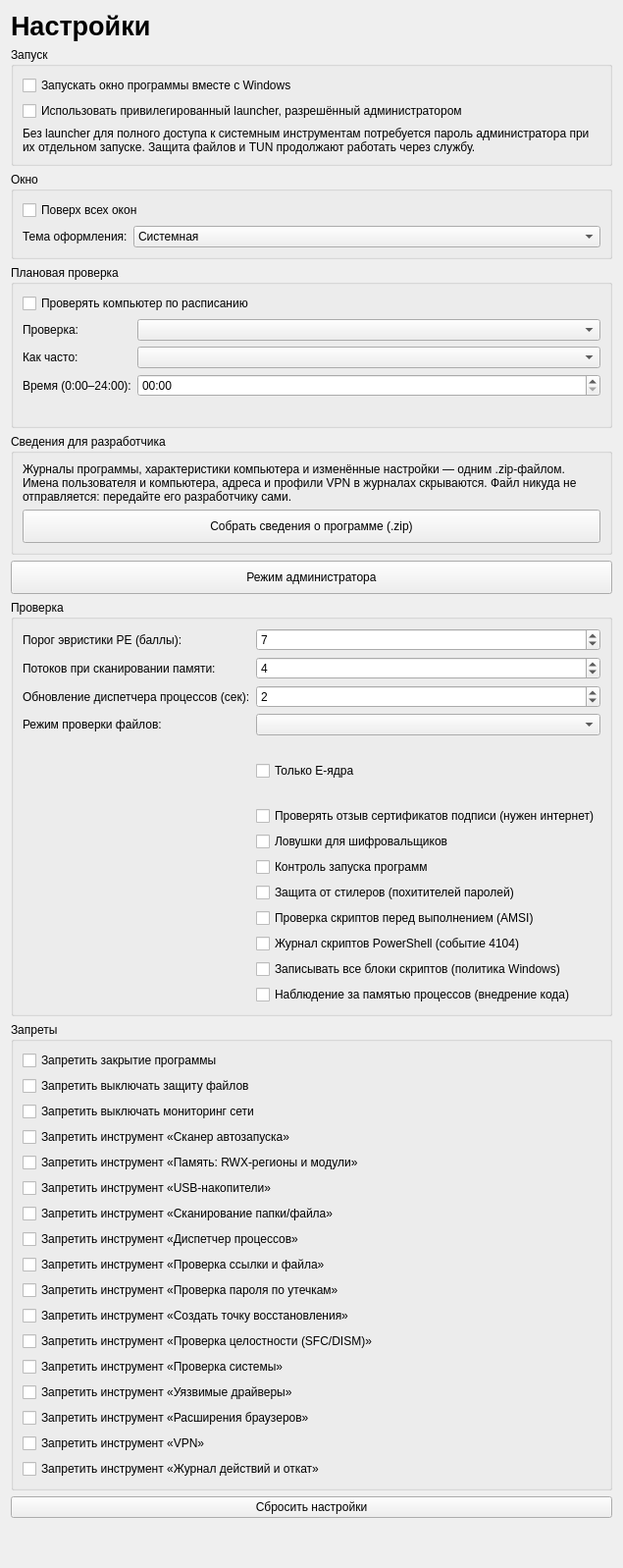
<?xml version="1.0" encoding="UTF-8"?>
<ui version="4.0">
 <class>SettingsPage</class>
 <widget class="QWidget" name="SettingsPage">
  <layout class="QVBoxLayout" name="mainLayout">
   <item>
    <widget class="QLabel" name="lblTitle">
     <property name="styleSheet"><string notr="true">font-size: 20pt; font-weight: 600;</string></property>
     <property name="text"><string>Настройки</string></property>
    </widget>
   </item>
   <item>
    <widget class="QGroupBox" name="groupStartup">
     <property name="title"><string>Запуск</string></property>
     <layout class="QVBoxLayout" name="layoutStartup">
       <item><widget class="QCheckBox" name="chkAutostart"><property name="toolTip"><string>Пользовательский GUI запускается при входе в Windows; права службы и launcher не передаются окну.</string></property><property name="text"><string>Запускать окно программы вместе с Windows</string></property></widget></item>
       <item><widget class="QCheckBox" name="chkPrivilegedLauncher"><property name="text"><string>Использовать привилегированный launcher, разрешённый администратором</string></property><property name="toolTip"><string>Известные системные инструменты запускаются службой без повторного UAC. Настройка не выдаёт машинное разрешение и не повышает GUI.</string></property></widget></item>
       <item><widget class="QLabel" name="lblLauncherWarning"><property name="wordWrap"><bool>true</bool></property><property name="text"><string>Без launcher для полного доступа к системным инструментам потребуется пароль администратора при их отдельном запуске. Защита файлов и TUN продолжают работать через службу.</string></property></widget></item>
     </layout>
    </widget>
   </item>
   <item>
    <widget class="QGroupBox" name="groupWindow">
     <property name="title"><string>Окно</string></property>
     <layout class="QFormLayout" name="formWindow">
      <item row="0" column="0" colspan="2"><widget class="QCheckBox" name="chkOnTop"><property name="text"><string>Поверх всех окон</string></property></widget></item>
      <item row="1" column="0"><widget class="QLabel" name="captionTheme"><property name="text"><string>Тема оформления:</string></property></widget></item>
      <item row="1" column="1">
       <widget class="QComboBox" name="cmbTheme">
        <item><property name="text"><string>Системная</string></property></item>
        <item><property name="text"><string>Светлая</string></property></item>
        <item><property name="text"><string>Тёмная</string></property></item>
       </widget>
      </item>
     </layout>
    </widget>
   </item>
   <item>
    <widget class="QGroupBox" name="groupSchedule">
     <property name="title"><string>Плановая проверка</string></property>
     <layout class="QFormLayout" name="formSchedule">
      <item row="0" column="0" colspan="2"><widget class="QCheckBox" name="chkSchedule"><property name="toolTip"><string>За 10 минут до начала появится предупреждение: можно сохранить работу в игре или тяжёлой программе, отложить проверку на час или пропустить её.</string></property><property name="text"><string>Проверять компьютер по расписанию</string></property></widget></item>
      <item row="1" column="0"><widget class="QLabel" name="captionScheduleKind"><property name="text"><string>Проверка:</string></property></widget></item>
      <item row="1" column="1"><widget class="QComboBox" name="cmbScheduleKind"/></item>
      <item row="2" column="0"><widget class="QLabel" name="captionSchedulePeriod"><property name="text"><string>Как часто:</string></property></widget></item>
      <item row="2" column="1"><widget class="QComboBox" name="cmbSchedulePeriod"/></item>
      <item row="3" column="0"><widget class="QLabel" name="captionScheduleTime"><property name="text"><string>Время (0:00–24:00):</string></property></widget></item>
      <item row="3" column="1"><widget class="QTimeEdit" name="timeSchedule"><property name="displayFormat"><string>HH:mm</string></property></widget></item>
      <item row="4" column="1"><widget class="QLabel" name="lblScheduleNext"><property name="wordWrap"><bool>true</bool></property><property name="text"><string/></property></widget></item>
     </layout>
    </widget>
   </item>
   <item>
    <widget class="QGroupBox" name="groupSupport">
     <property name="title"><string>Сведения для разработчика</string></property>
     <layout class="QVBoxLayout" name="layoutSupport">
      <item><widget class="QLabel" name="lblSupport"><property name="wordWrap"><bool>true</bool></property><property name="text"><string>Журналы программы, характеристики компьютера и изменённые настройки — одним .zip-файлом. Имена пользователя и компьютера, адреса и профили VPN в журналах скрываются. Файл никуда не отправляется: передайте его разработчику сами.</string></property></widget></item>
      <item><widget class="QPushButton" name="btnCollectInfo"><property name="minimumSize"><size><width>0</width><height>34</height></size></property><property name="text"><string>Собрать сведения о программе (.zip)</string></property></widget></item>
     </layout>
    </widget>
   </item>
   <item>
    <widget class="QPushButton" name="btnAdvanced">
     <property name="minimumSize"><size><width>0</width><height>34</height></size></property>
     <property name="toolTip"><string>Режим администратора: разделы «Запуск», «Плановая проверка», «Проверка», «Запреты» и «Пароль администратора», отчёт о работе на странице «О программе». Нужен пароль администратора.</string></property>
     <property name="text"><string>Режим администратора</string></property>
    </widget>
   </item>
   <item>
    <widget class="QGroupBox" name="groupScan">
     <property name="title"><string>Проверка</string></property>
     <layout class="QFormLayout" name="formScan">
      <item row="0" column="0"><widget class="QLabel" name="captionThreshold"><property name="text"><string>Порог эвристики PE (баллы):</string></property></widget></item>
      <item row="0" column="1"><widget class="QSpinBox" name="spnThreshold"><property name="minimum"><number>1</number></property><property name="maximum"><number>20</number></property><property name="value"><number>7</number></property></widget></item>
      <item row="1" column="0"><widget class="QLabel" name="captionWorkers"><property name="text"><string>Потоков при сканировании памяти:</string></property></widget></item>
      <item row="1" column="1"><widget class="QSpinBox" name="spnWorkers"><property name="minimum"><number>1</number></property><property name="maximum"><number>8</number></property><property name="value"><number>4</number></property></widget></item>
      <item row="2" column="0"><widget class="QLabel" name="captionInterval"><property name="text"><string>Обновление диспетчера процессов (сек):</string></property></widget></item>
      <item row="3" column="0"><widget class="QLabel" name="captionScanMode"><property name="text"><string>Режим проверки файлов:</string></property></widget></item>
      <item row="3" column="1"><widget class="QComboBox" name="cmbScanMode"/></item>
      <item row="4" column="1"><widget class="QLabel" name="lblScanModeHint"><property name="wordWrap"><bool>true</bool></property><property name="text"><string/></property></widget></item>
      <item row="5" column="1"><widget class="QCheckBox" name="chkEcoresOnly"><property name="text"><string>Только E-ядра</string></property></widget></item>
      <item row="7" column="1"><widget class="QCheckBox" name="chkRevocation"><property name="toolTip"><string>Прежде чем по подписи признать срабатывание ложным, программа спрашивает у центра сертификации (списки отзыва CRL или сервер OCSP), не отозван ли сертификат. Ответы кэшируются. Без интернета подпись проверяется как раньше, без отзыва.</string></property><property name="text"><string>Проверять отзыв сертификатов подписи (нужен интернет)</string></property></widget></item>
      <item row="8" column="1"><widget class="QCheckBox" name="chkDecoys"><property name="toolTip"><string>Вместе с защитой файлов в «Документах» и «Изображениях» создаются защищённые системные папки с файлами-приманками. Если программа начнёт их менять, она будет приостановлена как шифровальщик.</string></property><property name="text"><string>Ловушки для шифровальщиков</string></property></widget></item>
      <item row="9" column="1"><widget class="QCheckBox" name="chkLaunchGuard"><property name="toolTip"><string>Каждая запущенная программа сразу проверяется; пока файл проверяется, процесс приостановлен. Работает вместе с защитой файлов.</string></property><property name="text"><string>Контроль запуска программ</string></property></widget></item>
      <item row="10" column="1"><widget class="QCheckBox" name="chkStealerGuard"><property name="toolTip"><string>Следит, кто открывает пароли, cookies и ключи браузеров, сеанс Telegram, токены Discord и кошельки. Чужая неподписанная программа приостанавливается. Работает вместе с защитой файлов.</string></property><property name="text"><string>Защита от стилеров (похитителей паролей)</string></property></widget></item>
      <item row="11" column="1"><widget class="QCheckBox" name="chkAmsi"><property name="toolTip"><string>Windows передаёт программе скрипты PowerShell, VBScript и JScript и макросы Office перед выполнением — уже расшифрованными. Вредоносные блокируются. Нужны права администратора: в системе регистрируется провайдер AMSI. Работает вместе с защитой файлов.</string></property><property name="text"><string>Проверка скриптов перед выполнением (AMSI)</string></property></widget></item>
      <item row="12" column="1"><widget class="QCheckBox" name="chkPsLog"><property name="toolTip"><string>PowerShell сам пишет блоки скриптов в журнал событий (ETW, событие 4104). Программа проверяет их так же, как AMSI: если скрипт отключил AMSI изнутри, его всё равно видно. Остановить уже выполняющийся скрипт нельзя; попытка отключить AMSI — процесс завершается. Нужны права администратора.</string></property><property name="text"><string>Журнал скриптов PowerShell (событие 4104)</string></property></widget></item>
      <item row="13" column="1"><widget class="QCheckBox" name="chkPsLogAll"><property name="toolTip"><string>Без этого PowerShell записывает только подозрительные блоки. Включается политика Windows EnableScriptBlockLogging (с откатом в журнале действий). Блоки скриптов попадают и в журнал событий Windows — вместе с тем, что в них написано (например, пароли в командах).</string></property><property name="text"><string>Записывать все блоки скриптов (политика Windows)</string></property></widget></item>
      <item row="14" column="1"><widget class="QCheckBox" name="chkMemWatch"><property name="toolTip"><string>Ловит внедрение кода в уже запущенные программы: поток, созданный одной программой в другой (сразу, нужны права администратора), и новую исполняемую память (раз в минуту). Память такого процесса проверяется правилами YARA. Работает вместе с защитой файлов.</string></property><property name="text"><string>Наблюдение за памятью процессов (внедрение кода)</string></property></widget></item>
      <item row="6" column="1"><widget class="QLabel" name="lblEcoresHint"><property name="wordWrap"><bool>true</bool></property><property name="text"><string/></property></widget></item>
      <item row="2" column="1"><widget class="QSpinBox" name="spnInterval"><property name="minimum"><number>1</number></property><property name="maximum"><number>10</number></property><property name="value"><number>2</number></property></widget></item>
     </layout>
    </widget>
   </item>
   <item>
    <widget class="QGroupBox" name="groupLocks">
     <property name="title"><string>Запреты</string></property>
     <layout class="QVBoxLayout" name="layoutLocks">
      <item><widget class="QCheckBox" name="chkBlockExit"><property name="text"><string>Запретить закрытие программы</string></property><property name="toolTip"><string>Пункт «Выход» в меню значка в трее неактивен, закрытие окна сворачивает программу в трей. Завершить её можно только через диспетчер задач Windows.</string></property></widget></item>
      <item><widget class="QCheckBox" name="chkLockProtection"><property name="toolTip"><string>Кнопки «Выключить защиту» неактивны. Защита включается при каждом запуске программы.</string></property><property name="text"><string>Запретить выключать защиту файлов</string></property></widget></item>
      <item><widget class="QCheckBox" name="chkLockNetwork"><property name="toolTip"><string>Кнопка «Выключить мониторинг сети» неактивна. Мониторинг включается при каждом запуске программы.</string></property><property name="text"><string>Запретить выключать мониторинг сети</string></property></widget></item>
      <item><widget class="QCheckBox" name="chkLockAutoruns"><property name="toolTip"><string>Кнопка на странице «Инструменты» неактивна, пункт в меню трея скрыт.</string></property><property name="text"><string>Запретить инструмент «Сканер автозапуска»</string></property></widget></item>
      <item><widget class="QCheckBox" name="chkLockMemory"><property name="toolTip"><string>Кнопка на странице «Инструменты» неактивна, в диспетчере процессов скрыты карта памяти процесса и поиск внедрения кода.</string></property><property name="text"><string>Запретить инструмент «Память: RWX-регионы и модули»</string></property></widget></item>
      <item><widget class="QCheckBox" name="chkLockUsb"><property name="toolTip"><string>Кнопка на странице «Инструменты» и пункт меню в трее скрыты. Проверка и лечение флешек при подключении работают всегда, пока включена защита.</string></property><property name="text"><string>Запретить инструмент «USB-накопители»</string></property></widget></item>
      <item><widget class="QCheckBox" name="chkLockFileAnalyzer"><property name="toolTip"><string>Страница «Сканирование папки/файла», кнопки быстрой проверки на главной и пункт трея скрыты; файлы из Проводника и перетаскивание не открываются. Защита файлов работает.</string></property><property name="text"><string>Запретить инструмент «Сканирование папки/файла»</string></property></widget></item>
      <item><widget class="QCheckBox" name="chkLockProcessManager"><property name="toolTip"><string>Кнопка на странице «Инструменты» неактивна, кнопка на главной и пункт трея скрыты.</string></property><property name="text"><string>Запретить инструмент «Диспетчер процессов»</string></property></widget></item>
      <item><widget class="QCheckBox" name="chkLockLinkCheck"><property name="toolTip"><string>Кнопка на странице «Инструменты» неактивна.</string></property><property name="text"><string>Запретить инструмент «Проверка ссылки и файла»</string></property></widget></item>
      <item><widget class="QCheckBox" name="chkLockPasswordLeak"><property name="toolTip"><string>Кнопка на странице «Инструменты» неактивна.</string></property><property name="text"><string>Запретить инструмент «Проверка пароля по утечкам»</string></property></widget></item>
      <item><widget class="QCheckBox" name="chkLockRestorePoint"><property name="toolTip"><string>Кнопка на странице «Инструменты» неактивна, вкладка «Точки восстановления» в окне проверки системы скрыта.</string></property><property name="text"><string>Запретить инструмент «Создать точку восстановления»</string></property></widget></item>
      <item><widget class="QCheckBox" name="chkLockSfcDism"><property name="toolTip"><string>Кнопка на странице «Инструменты» неактивна, вкладка «Целостность Windows» в окне проверки системы скрыта.</string></property><property name="text"><string>Запретить инструмент «Проверка целостности (SFC/DISM)»</string></property></widget></item>
      <item><widget class="QCheckBox" name="chkLockSystemChecks"><property name="toolTip"><string>Кнопка на странице «Инструменты» неактивна, пункт трея и вкладка «Проверка системы» в окне восстановления скрыты.</string></property><property name="text"><string>Запретить инструмент «Проверка системы»</string></property></widget></item>
      <item><widget class="QCheckBox" name="chkLockDrivers"><property name="toolTip"><string>Кнопка на странице «Инструменты» неактивна.</string></property><property name="text"><string>Запретить инструмент «Уязвимые драйверы»</string></property></widget></item>
      <item><widget class="QCheckBox" name="chkLockExtensions"><property name="toolTip"><string>Кнопка на странице «Инструменты» неактивна.</string></property><property name="text"><string>Запретить инструмент «Расширения браузеров»</string></property></widget></item>
      <item><widget class="QCheckBox" name="chkLockVpn"><property name="toolTip"><string>Кнопка на странице «Инструменты» неактивна, окно VPN закрывается.</string></property><property name="text"><string>Запретить инструмент «VPN»</string></property></widget></item>
      <item><widget class="QCheckBox" name="chkLockJournal"><property name="toolTip"><string>Вкладка «Действия» (журнал и отмена действий) и кнопка журнала на главной скрыты. Карантин, белый список и исключения остаются.</string></property><property name="text"><string>Запретить инструмент «Журнал действий и откат»</string></property></widget></item>
     </layout>
    </widget>
   </item>
   <item>
    <widget class="QPushButton" name="btnReset">
     <property name="text"><string>Сбросить настройки</string></property>
    </widget>
   </item>
   <item>
    <spacer name="verticalSpacer"><property name="orientation"><enum>Qt::Vertical</enum></property><property name="sizeHint" stdset="0"><size><width>20</width><height>40</height></size></property></spacer>
   </item>
  </layout>
 </widget>
 <resources/>
 <connections/>
</ui>
